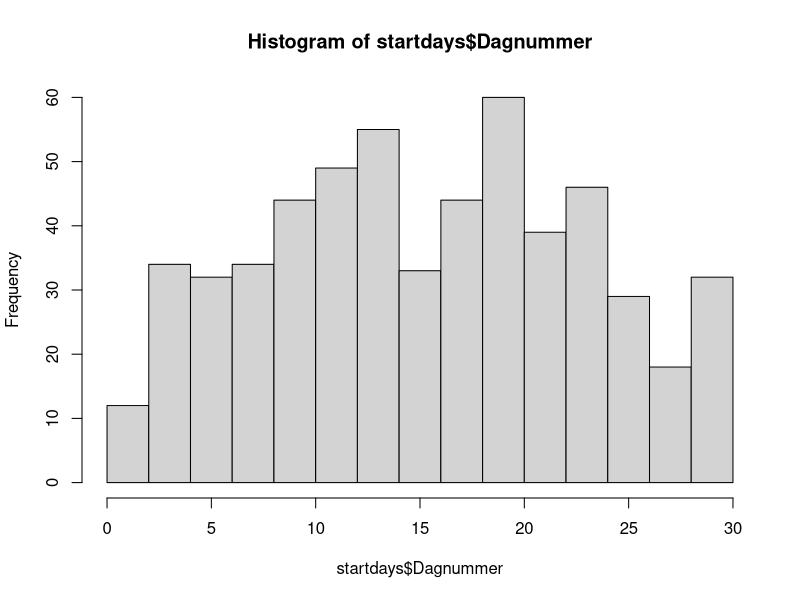

Source code (R):
#*********************************************#
#Script to filter subsequent nests from data###
#*********************************************#
library(dplyr)
library(tidyr)

records <- read.table("Raw data/Records.txt", header=T, sep=";")
days <- read.table("Raw data/Days.txt", header=T, sep=";")

head(records)
#View(days)

##add Daynumber to records (instead of date, easier to work with)
records <- records %>% left_join(dplyr::select(days, Dagnummer, Datum), by=c("Datum")) %>%
#delete records that weren't at a nest (were records for CMR-analysis) and delete males
  drop_na(NestID) %>% filter(Opmerkingen != "Male")


####Real nests####
#make dataframe listing wespID + nestID real nests according to 4 assumptions
#1) if prey brought to nest
prey_feeding <- records %>% filter(Prooi==1) %>% dplyr::select(WespID, NestID)
#2) if same individual is seen at same nest for several days (without prey)
several_days <- records %>% group_by(WespID, NestID, Dagnummer) %>% summarise(n=n()) %>% ungroup() %>%
  group_by(WespID, NestID) %>% summarise(n=n()) %>%
  filter(n>1)  %>%
  dplyr::select(WespID, NestID)
#3) if prey are found next to nest or wasp cleans nest from prey residu
prey_atnest <- records %>% filter(grepl('Prooi|prooi', Opmerkingen))  %>% dplyr::select(WespID, NestID)
#4) if individual was intensively digging at a nest during one whole day
back_oneday <- records %>% filter(Terug==1) %>% dplyr::select(WespID, NestID)
several_times_oneday <- records %>% group_by(WespID, NestID, Dagnummer) %>% summarise(n=n()) %>%
  filter(n>1)  %>%
  dplyr::select(WespID, NestID)
closed_behind <- records %>% filter(Toe==1) %>% dplyr::select(WespID, NestID)

realnests <- prey_feeding %>% bind_rows(several_days) %>%
  bind_rows(prey_atnest) %>% bind_rows(several_times_oneday) %>%
  bind_rows(back_oneday) %>% bind_rows(closed_behind) %>%
  distinct()
nrow(realnests)
#Amount of individuals that have 'real nests'
length(unique(realnests$WespID))
realnests <- realnests %>% mutate(real_nest = rep(1, nrow(realnests)))

#write.table(realnests, file="Derived data/RealNests.txt", sep=";")


####Parasitised nests#####
par_record <- records %>% filter(Parasiet==1) %>% dplyr::select(NestID, Parasiet)
par_record <- unique(par_record)
#all nests
nrow(par_record)
#real nests
par_record_real <- inner_join(realnests, par_record, by="NestID")
nrow(par_record_real)

#write.table(par_record, file="Derived data/ParasitizedNests.txt", sep=";")

#####Subsequent nests#####

#Join records and dataset with real nests
records_real <- records %>% left_join(realnests, by=c("WespID", "NestID")) %>%
  filter(real_nest==1)
nrow(records_real)

#write.table(records_real, "Derived data/Records_realnests.txt", sep=";")
#Get the first day/record of each nest (always WespID and NestID coupled)
#first, filter the first day of each wesp-nesten 
startdays <- records_real %>% group_by(WespID, NestID) %>% filter(row_number(abs(Dagnummer))==1)
freq_startdays <- startdays %>% group_by(Dagnummer) %>% summarise(n=n())
hist(startdays$Dagnummer)

#write.table(freq_startdays, "Derived data/Freq_startingday.txt", sep=";")

#subseqsuent nests
#first filter first day of each wesp-nest
nest_sequence <- records_real %>% group_by(WespID, NestID) %>% filter(row_number(abs(Dagnummer))==1) %>%
#then, filter give number to subsequent nest per individual
  ungroup() %>% group_by(WespID) %>% mutate(nest_number= row_number((abs(Dagnummer))))
View(nest_sequence)


#get max of nest_number per individual
n_nests <- nest_sequence %>% group_by(WespID) %>% summarise(nnests = max(nest_number))
#frequency of number of nests
freq_n_nests <- n_nests %>% group_by(nnests) %>% summarise(n=n())

#write.table(freq_n_nests, "Derived data/Freq_number_nests.txt", sep=";")

#make dataset with links (so WespID nest1 nest2)
subs_nests <- data.frame(WespID=character(), Nest1=numeric(), Nest2=numeric(), startday1=numeric(), startday2=numeric())

for (wesp in unique(realnests$WespID)){
  #filter in subs_nests
  nests <- nest_sequence %>% filter(WespID==wesp)
  if (nrow(nests) >= 2){
    for (i in 1:(nrow(nests)-1)){
      subs_nests <- subs_nests %>% add_row(WespID=wesp, Nest1=nests$NestID[i], Nest2=nests$NestID[i+1],
                                           startday1=nests$Dagnummer[i], startday2=nests$Dagnummer[i+1])
    }
  }
}
nrow(subs_nests)
View(subs_nests)

#Frequency of period between subsequent nests
seq_periods <- as.data.frame(seq(1:30))
colnames(seq_periods) <- c("period")

freq_period <- subs_nests %>% mutate(period = startday2-startday1) %>% group_by(period) %>% summarise(n=n())

freq_period <- freq_period %>% right_join(seq_periods) %>% mutate(n=coalesce(n, 0)) %>% arrange(period)

#write.table(freq_period, "Derived data/Freq_periods.txt", sep=";")

#write.table(subs_nests, "Derived data/SuccessiveNestsperWasp.txt", sep=";")
